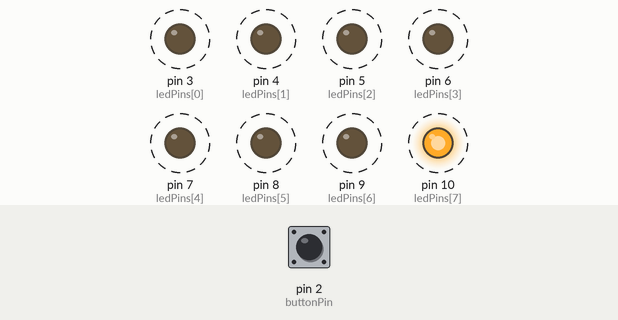
Recording of a sketch running on a simulated Arduino Uno, built with avr-gcc and run on an emulated ATmega328P. Shown: output pins drawn as LEDs (lit = HIGH). Dashed ring = blinking. The test bench sets the inputs (shaded band); at power-on: pin 2 (buttonPin) LOW.

Above: at 1.2 s.
1.3 s: pin 2 (buttonPin) pulled HIGH for 0.15 s
At 2.1 s:
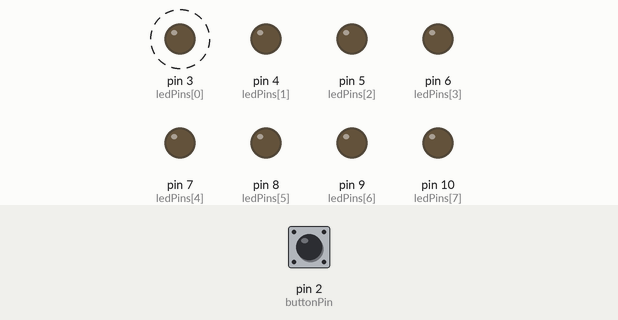
4.3 s: pin 2 (buttonPin) pulled HIGH for 1 s
At 5.2 s:
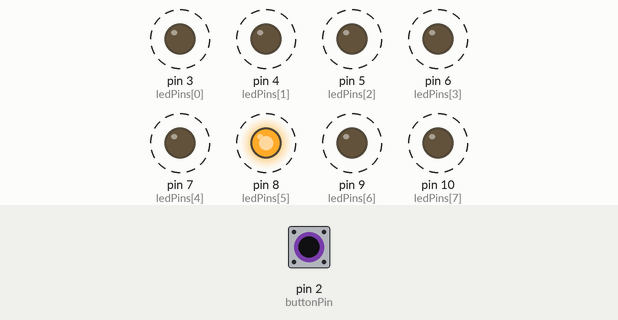
7.3 s: pin 2 (buttonPin) pulled HIGH for 0.15 s
At 8.2 s:
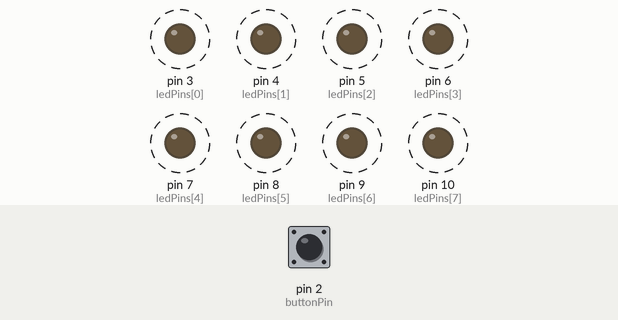
10.3 s: pin 2 (buttonPin) pulled HIGH for 3.2 s
At 11.05 s:
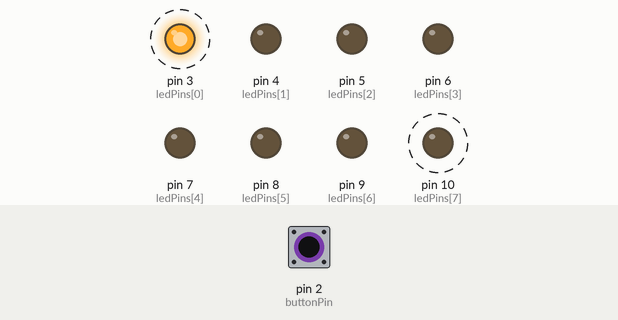
15.0 s: pin 2 (buttonPin) pulled HIGH for 0.15 s
Timing chart, 0 to 19.0 s (numbered marks = the images above; inputs shaded):
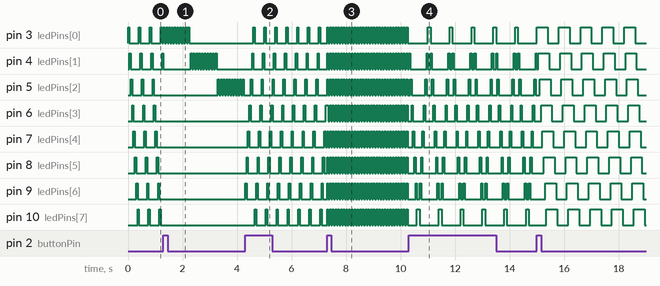

Measured:
- after the input at 1.3 s, pin 3 (ledPins[0]): alternates HIGH for 0.05 s and LOW for 0.05 s, 20 changes in all, then stays LOW, starting at once; pin 5 (ledPins[2]): alternates HIGH for 0.05 s and LOW for 0.05 s, starting after 2.0 s
- after the input at 4.3 s, pin 3 (ledPins[0]): alternates HIGH for 0.05 s and LOW for 0.35 s, starting after 0.30 s; pin 4 (ledPins[1]): alternates HIGH for 0.05 s and LOW for 0.35 s, starting after 0.25 s
- after the input at 7.3 s, pin 3 (ledPins[0]), pin 4 (ledPins[1]): alternates HIGH for 0.05 s and LOW for 0.05 s, starting at once
- after the input at 10.3 s, pin 3 (ledPins[0]): alternates HIGH for 0.10 s and LOW for 0.70 s, starting after 0.70 s; pin 10 (ledPins[7]): alternates HIGH for 0.10 s and LOW for 0.70 s, starting after 0.30 s
- by itself, pin 4 (ledPins[1]): repeats every 0.10 s: HIGH 0.05 s, LOW 0.05 s, until it stays LOW from 3.3 s
- by itself, pin 3 (ledPins[0]), pin 5 (ledPins[2]), pin 6 (ledPins[3]), pin 7 (ledPins[4]), pin 8 (ledPins[5]), pin 9 (ledPins[6]), pin 10 (ledPins[7]): alternates HIGH for 0.05 s and LOW for 0.35 s

The sketch:

led_animations_with_input_interrupt_button.ino
```cpp
// (licence header left out)
// include for portable "non-local" jumps.
#include <setjmp.h>

// define some new type name definitions.
typedef void (*animFunc) (void);

// array with the pin numbers of the leds.
const int ledPins[] = {3, 4, 5, 6, 7, 8, 9, 10};

// calculate the number of the leds in the array.
const int NUM_LEDS = (int) (sizeof (ledPins) / sizeof (const int));

const int buttonPin = 2;   // the pin number of the button element.
const int buttonIRQ = 0;   // the IRQ number of the button pin.
const long delayTime = 50; // delay time in millis for the leds.

const int BOUNCE_DURATION = 200; // define a bounce time for the button.

volatile int buttonState = 0; // the default animation to start showing.
volatile long bounceTime = 0; // variable to hold ms count to debounce a pressed switch.

// information to restore calling environment.
jmp_buf buf;

// array of animation functions' pointers.
const animFunc ledAnims[] = { fr_one_at_a_time,
                              blink_one_at_a_time,
                              bk_one_at_a_time,
                              blink_all_together,
                              fb_one_at_a_time,
                              loading_effect,
                              fb_all_together,
                              all_anims_together /* this should be the last one */ };

// calculate the number of the animations in the array.
const int NUM_ANIMS = (int) (sizeof (ledAnims) / sizeof (const animFunc));

// startup point entry (runs once).
void setup() {
  // set button element as an input.
  pinMode(buttonPin, INPUT);

  // attach an ISR for the IRQ (for button presses).
  attachInterrupt(buttonIRQ, buttonISR, RISING);

  // set each led pin as an output.
  for (int i = 0; i < NUM_LEDS; i++)
    pinMode(ledPins[i], OUTPUT);
}

// loop the main sketch.
void loop()
{
  // save the environment of the calling function.
  setjmp(buf);

  // dark all the leds before any animation start.
  for (int i = 0; i < NUM_LEDS; i++)
    digitalWrite(ledPins[i], LOW);

  // run led animation according to button state.
  ledAnims[buttonState]();
}

// ISR for the button IRQ (is called on button presses).
void buttonISR () {
  // it ignores presses intervals less than the bounce time.
  if (abs(millis() - bounceTime) > BOUNCE_DURATION) {
    // go to next state.
    buttonState++;

    // check bounds for the state of the button (repeat).
    if (buttonState > NUM_ANIMS-1)
      buttonState = 0;

    // set whatever bounce time in ms is appropriate.
    bounceTime = millis();

    // go to the main loop and start the next animation.
    longjmp(buf, 0);
  }
}

// animation #1.
void fr_one_at_a_time () {
  for (int i = 0; i < NUM_LEDS; i++) {
    digitalWrite(ledPins[i], HIGH);
    delay(delayTime);
    digitalWrite(ledPins[i], LOW);
  }
}

// animation #2.
void bk_one_at_a_time () {
  for (int i = NUM_LEDS-1; i >= 0; i--) {
    digitalWrite(ledPins[i], HIGH);
    delay(delayTime);
    digitalWrite(ledPins[i], LOW);
  }
}

// animation #3.
void fb_one_at_a_time () {
  for (int i = 0; i < NUM_LEDS; i++) {
    digitalWrite(ledPins[i], HIGH);
    delay(delayTime);
    digitalWrite(ledPins[i], LOW);
  }

  for (int i = NUM_LEDS-1; i >= 0 ; i--) {
    digitalWrite(ledPins[i], HIGH);
    delay(delayTime);
    digitalWrite(ledPins[i], LOW);
  }
}

// animation #4.
void fb_all_together () {
  for (int i = 0; i < NUM_LEDS; i++) {
    digitalWrite(ledPins[i], HIGH);
    delay(delayTime);
  }

  for (int i = NUM_LEDS-1; i >= 0 ; i--) {
    digitalWrite(ledPins[i], LOW);
    delay(delayTime);
  }
}

// animation #5.
void blink_one_at_a_time () {
  for (int i = 0; i < NUM_LEDS; i++) {
    for (int j = 0; j < 10; j++) {
      digitalWrite(ledPins[i], HIGH);
      delay(delayTime);
      digitalWrite(ledPins[i], LOW);
      delay(delayTime);
    }
  }
}

// animation #6.
void blink_all_together () {
  for (int j = 0; j < 10; j++) {
    for (int i = 0; i < NUM_LEDS; i++)
      digitalWrite(ledPins[i], HIGH);

    delay(delayTime);

    for (int i = 0; i < NUM_LEDS; i++)
      digitalWrite(ledPins[i], LOW);

    delay(delayTime);
  }
}

// animation #7.
void loading_effect() {
  for (int i = 0; i < NUM_LEDS; i++) {
    digitalWrite(ledPins[i], HIGH);
    delay(delayTime);
  }

  for (int i = 0; i < NUM_LEDS; i++) {
    digitalWrite(ledPins[i], LOW);
    delay(delayTime);
  }
}

// all animations.
void all_anims_together () {
  for (int i = 0; i < NUM_ANIMS-1; i++)
    ledAnims[i]();
}
```
